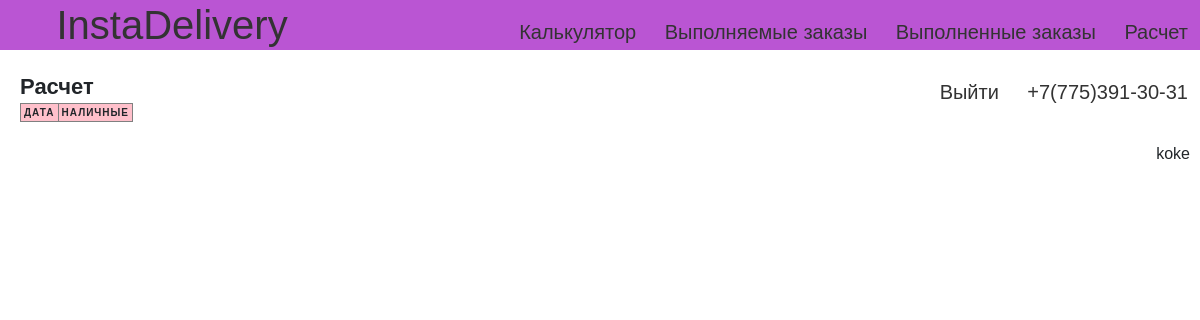
The app's page /users/private/raschet/ (signed in), older data.
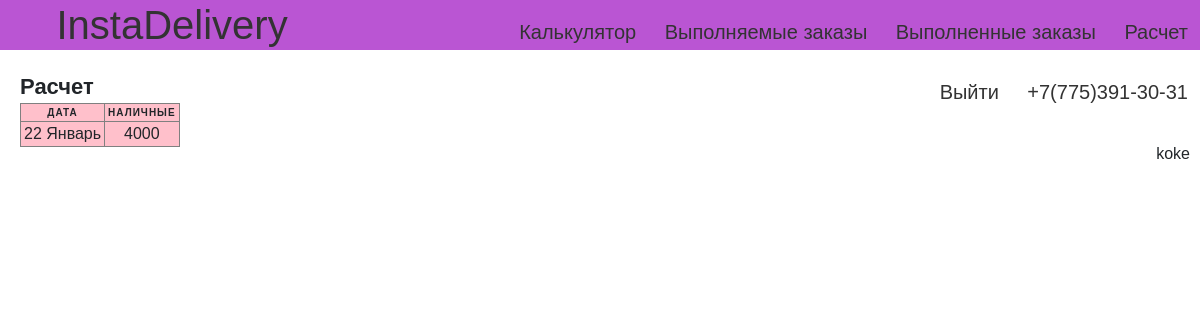
The same page, newer data.
### Lallog/models.py (models this page shows, shortened)
class TestOrder(models.Model):
	client=models.ForeignKey(settings.AUTH_USER_MODEL,on_delete=models.CASCADE)
	marshrut=models.CharField(max_length=200)
	ves=models.DecimalField(decimal_places=0,max_digits=1000,default=10)
	from_address=models.CharField(max_length=200)
	from_phone=models.CharField(max_length=200)
	from_comment=models.CharField(max_length=200)
	to=models.CharField(max_length=200)
	to_phone=models.CharField(max_length=200)
	to_date=models.CharField(max_length=200)
	to_date_until=models.CharField(max_length=200)
	to_comment=models.CharField(max_length=200)
	distance=models.DecimalField(decimal_places=0,max_digits=1000,default=10)
	itog=models.DecimalField(decimal_places=0,max_digits=1000,default=10)
	curier = models.ForeignKey(Curier,on_delete=models.CASCADE,default=None,related_name="choiced_curier",blank=True,null=True)
	nal=models.DecimalField(decimal_places=0,max_digits=1000,default=0)
	raschet=models.DecimalField(decimal_places=0,max_digits=1000,default=0)
	status = models.CharField(max_length=200,default="Ожидание")
	curier_money = models.DecimalField(decimal_places=0,max_digits=1000,default=0)
	__original_curier = None
	def __init__(self,*args,**kwargs):
		print("Object was created")
		super(TestOrder,self).__init__(*args,**kwargs)
		self.__origin_curier = self.curier

### users/views.py (the view)
# urls.py: path("private/raschet/",views.private_raschet,name="private_raschet"),
def private_raschet(request):
    client = request.user
    orders_completed = TestOrder.objects.filter(status="Доставлен",client=client)
    mydata = list(orders_completed.values_list("to_date"))
    days=[]
    for i in mydata:
        days.append(i[0])
    days=set(days)
    analyze=[]
    for i in days:
	    order = orders_completed.filter(to_date=i)
	    sumi=0
	    for j in order:
	        sumi+=j.raschet
	    temp={
	    "day":i,
	    "sum":int(sumi)
	    }
	    analyze.append(temp)
    print(analyze)
    ctx={
		"analyze":analyze,
	}
    return render(request,"users/raschet.html",context=ctx)

### users/templates/users/raschet.html (shortened to what this page needs)
{%extends 'users/base.html'%}
{%load static%}
{%block content%}
<div class="lichka">
    <div class="lichka_prav">
        <caption>Расчет</caption>
        <table border="1" id="table_empty">
            <thead>
            <tr>
                <th>Дата</th>
                <th>Наличные</th>
            </tr>
            </thead>
            {%for i in analyze%}
            <tr>
                <td data-label="Дата">{{i.day}}</td>
                <td data-label="Оплата">{{i.sum}}</td>
            </tr>
            {%endfor%}
        </table>
    </div>
</div>
{%endblock content%}

Row changes from the older to the newer data that the page shows:
now on this page (row edited): TestOrder: day "22 Январь", sum "4000"
